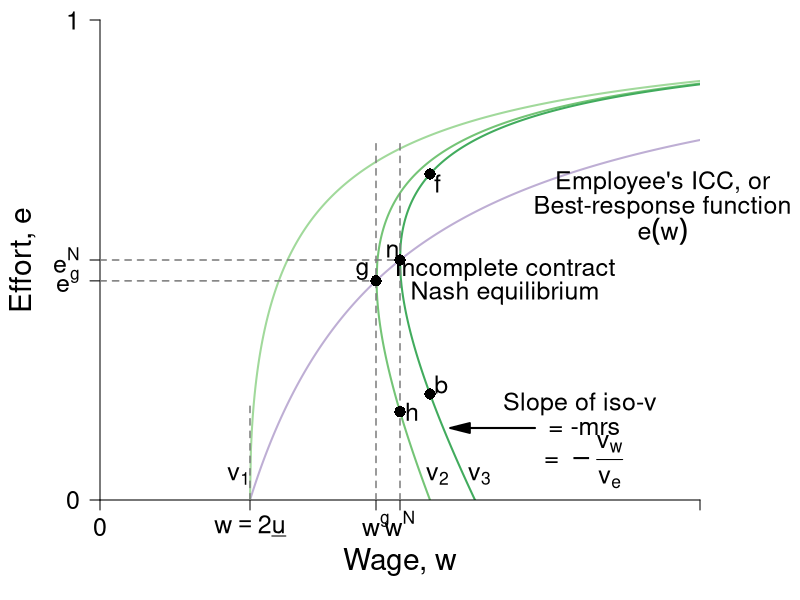

Write R code to recreate this figure.
require(shape)
pdf(file = "employment/employment_brf_pc.pdf", width = 9, height = 7)

#Set parameters for graphics
axislabelsize <- 1.8
labelsize <- 1.5
namesize <- 1.8
annotatesize <- 1.5
graphlinewidth <- 2
segmentlinewidth <- 1.5

#The equation is below when v = 0. See Wolfram Alpha output. 
isov <- function(w, delta = 5) {
}

isovhigh1 <- function(w, delta = 5, v = 5){
  (sqrt(w^2 - 4 * delta * v) - w + 2*v)/( 2 * v )
}

isovlow1 <- function(w, delta = 5, v = 5){
  (-sqrt(w^2 - 4 * delta * v) - w + 2*v)/( 2 * v )
}

isovhigh2 <- function(w, delta = 5, v = 15){
  (sqrt(w^2 - 4 * delta * v) - w + 2*v)/( 2 * v )
}

isovlow2 <- function(w, delta = 5, v = 15){
  (-sqrt(w^2 - 4 * delta * v) - w + 2*v)/( 2 * v )
}

isovhigh3 <- function(w, delta = 5, v = 20){
  (sqrt(w^2 - 4 * delta * v) - w + 2*v)/( 2 * v )
}

isovlow3 <- function(w, delta = 5, v = 20){
  (-sqrt(w^2 - 4 * delta * v) - w + 2*v)/( 2 * v )
}

brfFn <- function(w, delta = 5) {
  1 - (2*delta) /w
}

#This is evaluated for p = 12; q = 12/(8*sqrt(12^2 - 4*delta1*v1)) - 1/8 for the slope
#At p = 12; q = (-sqrt(12^2 - 4*v1*delta1) - 12 + 2*v1)/(2*v1) = 0.799
tangencyLine <- function(w){
  (w*(0.05))
}



COL <- c("#f7fcf5", "#e5f5e0", "#c7e9c0", "#a1d99b", "#74c476", "#41ab5d", "#238b45", "#005a32")
grays <- gray.colors(25, start = 1, end = 0)
par(mar =  c(5, 5, 1, 5))
xlims <- c(0, 40)
ylims <- c(0, 1)

plot(0, 0, xlim = xlims, ylim = ylims, type = "n",
     xlab = expression(paste("Wage, ", w)),
     ylab = expression(paste("Effort, ", e)),
     xaxt = "n", 
     yaxt = "n", 
     cex.lab = axislabelsize, 
     lwd = 3,
     bty = "n", 
     xaxs="i", 
     yaxs="i")


npts <- 500 
npts2 <- 501
#Specify the sequences of points for graphing. 
xx0 <- seq(5, xlims[2], length.out = npts)
xx1 <- seq(10, xlims[2], length.out = npts)
xx2 <- seq(5, 15, length.out = npts)
xx3 <- seq(10, xlims[2], length.out = npts2)
xx4 <- seq(xlims[1], 10, length.out = npts2)
#For below, I solved sqrt(p^2 - 200) - p + 200/p = 0, getting p = 10*sqrt(2) = 14.14214
xx5 <- seq( 18.43909, xlims[2], length.out = npts2)
xx6 <- seq( 18.43909, 25, length.out = npts2)
xx7 <- seq(20, xlims[2], length.out = npts2)
xx8 <- seq(xlims[1], 25, length.out = npts2)

#Draw the lines for the graphs
#lines(xx0, isov(xx0, delta = 5), col = COL[3], lwd = graphlinewidth)
lines(xx1, brfFn(xx1), col = "#beaed4", lwd = graphlinewidth)
#lines(xx2, tangencyLine(xx2), col = "darkgrey", lwd = 3, lty = 2)
lines(xx3, isovhigh1(xx3, v = 5, delta = 5), col = COL[4], lwd = graphlinewidth)
lines(xx4, isovlow1(xx4, v = 5, delta = 5), col = COL[4], lwd = graphlinewidth)
lines(xx5, isovhigh2(xx5, v = 17, delta = 5), col = COL[5], lwd = graphlinewidth)
lines(xx6, isovlow2(xx6, v = 17, delta = 5), col = COL[5], lwd = graphlinewidth)
lines(xx7, isovhigh3(xx7, v = 20, delta = 5), col = COL[6], lwd = graphlinewidth)
lines(xx8, isovlow3(xx8, v = 20, delta = 5), col = COL[6], lwd = graphlinewidth)

#Customize ticks and labels for the plot
ticksy <- c(0, brfFn(w = 18.4), 0.5, 1)
#ylabels <- c(0, expression(paste(frac(1,2))), 1)
ylabels <- c(0, expression(paste(e^g)), expression(paste(e^N)), 1)
ticksx <- c(0, 10, 18.4, 20, 40)
xlabels <- c(0, expression(paste(w == 2, underline(u))), expression(paste(w^g)), expression(paste(w^N)) , NA)
axis(1, at = ticksx, pos = 0, labels = xlabels, cex.axis = labelsize)
axis(2, at = ticksy, pos = 0, labels = ylabels, las = 1,cex.axis = labelsize)

#Annotation of the three graphs and the NE
text(9.25, 0.05, expression(paste(v[1])),cex = labelsize, xpd = TRUE)
text(22.5, 0.05, expression(paste(v[2])),cex = labelsize, xpd = TRUE)
text(25.3, 0.05, expression(paste(v[3])),cex = labelsize, xpd = TRUE)
text(37.5, 0.66, expression(paste("Employee's ICC, or")),cex = labelsize,xpd = TRUE)
text(37.5, 0.61, expression(paste("Best-response function")),cex = labelsize,xpd = TRUE)
text(37.5, 0.56, expression(paste(e(w))),cex = labelsize,xpd = TRUE)

#Lines for the coordinates of the Nash equilbrium
#segments(5, 0, 5, 1, lty = 2, col = "darkgray", lwd = 3)
segments(10, 0, 10, 0.2, lty = 2, col = grays[20], lwd = segmentlinewidth)
segments(20, 0, 20, 0.75, lty = 2, col = grays[20], lwd = segmentlinewidth)
segments(0, 0.5, 20, 0.5, lty = 2, col = grays[20], lwd = segmentlinewidth)
#segments(14.14214, 0.15, 14.14214, 0.45, lty = 2, col = "darkgray", lwd = 3)
text(19.5, 0.52, expression(n), cex = labelsize)
text(27, 0.48, expression(paste("Incomplete contract")), cex = labelsize)
text(27, 0.43, expression(paste("Nash equilibrium")), cex = labelsize)


#Arrows and slope of iso-v label
Arrows(29, 0.15, 24, 0.15,  col = "black", lty = 1, lwd = 2, arr.type = "triangle")
text(32, 0.2, expression(paste("Slope of iso-v")), cex = labelsize)
text(32.3, 0.15, expression(paste(" = -mrs ")), cex = labelsize)
text(32, 0.08, expression(paste(" = " -frac(v[w], v[e]))),cex = labelsize)



#Add a point for the NE
points(20, 0.5, pch = 16, col = "black", cex = 1.5)

segments(18.4, 0, 18.4, 0.75, lty = 2, col = grays[20], lwd = segmentlinewidth)
segments(0, brfFn(w = 18.4), 18.4, brfFn(w = 18.4), lty = 2, col = grays[20], lwd = segmentlinewidth)
points(18.4, brfFn(w = 18.4), pch = 16, col = "black", cex = 1.5)
text(17.5, brfFn(18.4) + 0.02, expression(g), cex = labelsize)



#Add a point for h
#Figure out q for p = 14.14214: q = 1 - 2delta/p = 1 - (2*5)/14.14214 =  0.2928934
points(20, 0.1839422, pch = 16, col = "black", cex = 1.5)
text(20.8, 0.1839422, expression(h), cex = labelsize)

points(22, isovhigh3(22, v = 20, delta = 5), pch = 16, col = "black", cex = 1.5)
text(22 + 0.5, isovhigh3(22, v = 20, delta = 5) - 0.02, expression(f),cex = labelsize)
points(22, isovlow3(22, v = 20, delta = 5), pch = 16, col = "black", cex = 1.5)
text(22 + 0.75, isovlow3(22, v = 20, delta = 5) + 0.02, expression(b),cex = labelsize)


dev.off()
